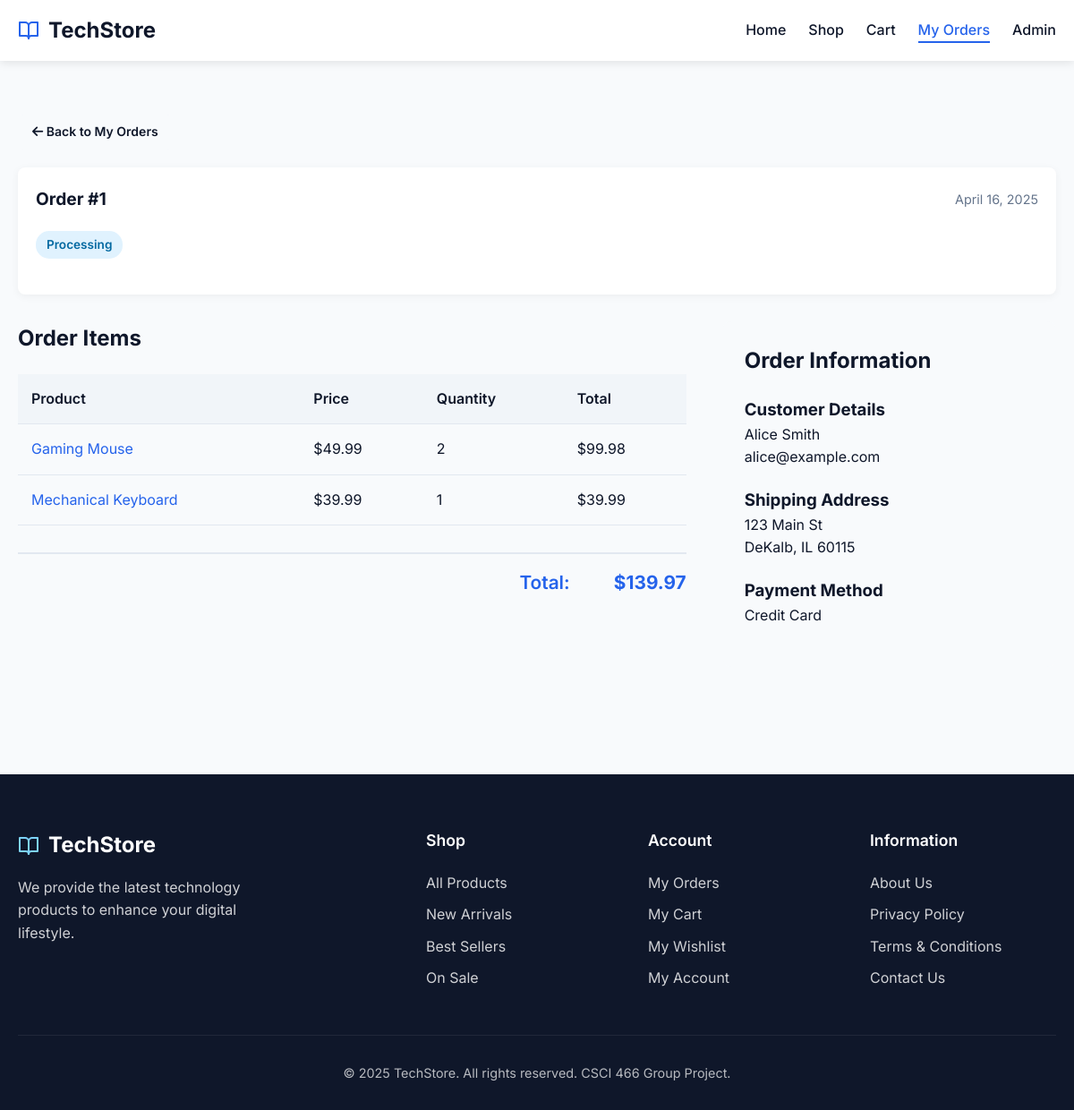
Screenshot of /website/order_detail.php?id=1 with the database file from the repository.
### tables this page shows
CREATE TABLE `Order` (
    order_id INT AUTO_INCREMENT PRIMARY KEY,
    customer_id INT NOT NULL,
    order_date DATETIME DEFAULT CURRENT_TIMESTAMP,
    status ENUM('Processing', 'Shipped', 'Delivered') DEFAULT 'Processing',
    total_amount DECIMAL(10,2) NOT NULL,
    FOREIGN KEY (customer_id) REFERENCES Customer(customer_id)
);

CREATE TABLE OrderItem (
    order_item_id INT AUTO_INCREMENT PRIMARY KEY,
    order_id INT NOT NULL,
    product_id INT NOT NULL,
    quantity INT NOT NULL,
    price_at_order_time DECIMAL(10,2) NOT NULL,
    FOREIGN KEY (order_id) REFERENCES `Order`(order_id),
    FOREIGN KEY (product_id) REFERENCES Product(product_id)
);

CREATE TABLE Product (
    product_id INT AUTO_INCREMENT PRIMARY KEY,
    name VARCHAR(100) NOT NULL,
    description TEXT,
    price DECIMAL(10,2) NOT NULL,
    quantity_in_stock INT NOT NULL
);

CREATE TABLE Customer (
    customer_id INT AUTO_INCREMENT PRIMARY KEY,
    first_name VARCHAR(50) NOT NULL,
    last_name VARCHAR(50) NOT NULL,
    email VARCHAR(100) UNIQUE NOT NULL,
    phone_number VARCHAR(20)
);

CREATE TABLE Address (
    address_id INT AUTO_INCREMENT PRIMARY KEY,
    customer_id INT NOT NULL,
    type ENUM('shipping', 'billing') NOT NULL,
    street VARCHAR(100) NOT NULL,
    city VARCHAR(50) NOT NULL,
    state VARCHAR(50) NOT NULL,
    zip VARCHAR(10) NOT NULL,
    FOREIGN KEY (customer_id) REFERENCES Customer(customer_id)
);

### website/order_detail.php (the view, shortened to what this page needs)
<?php
require 'db_config.php';
$order_id = (int)$_GET['id'];
$customer_id = $_SESSION['customer_id'] ?? 1;
$stmt = $pdo->prepare("
  SELECT o.order_id, o.order_date, o.status, o.total_amount,
         c.first_name, c.last_name, c.email
    FROM `Order` o
    JOIN Customer c ON o.customer_id = c.customer_id
   WHERE o.order_id = ? AND o.customer_id = ?
");
$stmt->execute([$order_id, $customer_id]);
$order = $stmt->fetch(PDO::FETCH_ASSOC);
$stmt = $pdo->prepare("
  SELECT oi.quantity, oi.price_at_order_time,
         p.name, p.product_id
    FROM OrderItem oi
    JOIN Product p ON oi.product_id = p.product_id
   WHERE oi.order_id = ?
");
$stmt->execute([$order_id]);
$items = $stmt->fetchAll();
$stmt = $pdo->prepare("
  SELECT street, city, state, zip
    FROM Address
   WHERE customer_id = ? AND type = 'shipping'
   LIMIT 1
");
$stmt->execute([$customer_id]);
$shipping = $stmt->fetch();
?>
<!DOCTYPE html>
<html lang="en">
<head>
  <link rel="stylesheet" href="style.css">
  <link rel="stylesheet" href="https://cdnjs.cloudflare.com/ajax/libs/font-awesome/6.4.0/css/all.min.css">
</head>
<body>
  <header>
    <div class="container">
      <div class="header-content">
        <a href="index.php" class="logo">
          <svg xmlns="http://www.w3.org/2000/svg" width="24" height="24" viewBox="0 0 24 24" fill="none" stroke="currentColor" stroke-width="2" stroke-linecap="round" stroke-linejoin="round">
            <path d="M2 3h6a4 4 0 0 1 4 4v14a3 3 0 0 0-3-3H2z"></path>
            <path d="M22 3h-6a4 4 0 0 0-4 4v14a3 3 0 0 1 3-3h7z"></path>
          </svg>
          TechStore
        </a>
        <nav>
          <ul id="navMenu">
            <li><a href="index.php">Home</a></li>
            <li><a href="product_list.php">Shop</a></li>
            <li><a href="cart.php">Cart</a></li>
            <li><a href="user_orders.php" class="active">My Orders</a></li>
            <li><a href="admin_orders.php">Admin</a></li>
          </ul>
        </nav>
      </div>
    </div>
  </header>
  <div class="section">
    <div class="container">
      <div style="margin-bottom: 20px;">
        <a href="user_orders.php" class="btn btn-secondary btn-sm">
          <i class="fas fa-arrow-left"></i> Back to My Orders
        </a>
      </div>
      <div class="order-item" style="margin-bottom: 30px;">
        <div class="order-header">
          <div class="order-id">Order #<?= htmlspecialchars($order['order_id']) ?></div>
          <div class="order-date"><?= date('F j, Y', strtotime($order['order_date'])) ?></div>
        </div>
        <?php
          $status_class = '';
          switch ($order['status']) {
            case 'Processing':
              $status_class = 'status-processing';
              break;
          }
        ?>
        <div style="margin: 20px 0;">
          <span class="order-status <?= $status_class ?>">
            <?= htmlspecialchars($order['status']) ?>
          </span>
        </div>
      </div>
      <div class="checkout-grid">
        <div>
          <h2>Order Items</h2>
          <table class="cart-table" style="margin-top: 20px;">
            <thead>
              <tr>
                <th>Product</th>
                <th>Price</th>
                <th>Quantity</th>
                <th>Total</th>
              </tr>
            </thead>
            <tbody>
              <?php foreach ($items as $item):
                $subtotal = $item['price_at_order_time'] * $item['quantity'];
              ?>
                <tr>
                  <td data-label="Product">
                    <a href="product_detail.php?id=<?= $item['product_id'] ?>">
                      <?= htmlspecialchars($item['name']) ?>
                    </a>
                  </td>
                  <td data-label="Price">$<?= number_format($item['price_at_order_time'], 2) ?></td>
                  <td data-label="Quantity"><?= $item['quantity'] ?></td>
                  <td data-label="Total">$<?= number_format($subtotal, 2) ?></td>
                </tr>
              <?php endforeach; ?>
            </tbody>
          </table>
          <div class="cart-total" style="margin-top: 20px;">
            <div class="cart-total-row grand-total">
              <div class="cart-total-label">Total:</div>
              <div class="cart-total-value">$<?= number_format($order['total_amount'], 2) ?></div>
            </div>
          </div>
        </div>
        <div>
          <div class="checkout-summary">
            <h2>Order Information</h2>
            <div style="margin: 20px 0;">
              <h3>Customer Details</h3>
              <p>
                <?= htmlspecialchars($order['first_name'] . ' ' . $order['last_name']) ?><br>
                <?= htmlspecialchars($order['email']) ?>
              </p>
            </div>
            <?php if ($shipping): ?>
              <div style="margin: 20px 0;">
                <h3>Shipping Address</h3>
                <p>
                  <?= htmlspecialchars($shipping['street']) ?><br>
                  <?= htmlspecialchars($shipping['city']) ?>, <?= htmlspecialchars($shipping['state']) ?> <?= htmlspecialchars($shipping['zip']) ?>
                </p>
              </div>
            <?php endif; ?>
            <div style="margin: 20px 0;">
              <h3>Payment Method</h3>
              <p>Credit Card</p>
            </div>
          </div>
        </div>
      </div>
    </div>
  </div>
  <footer>
    <div class="container">
      <div class="footer-grid">
        <div>
          <div class="footer-logo">
            <svg xmlns="http://www.w3.org/2000/svg" width="24" height="24" viewBox="0 0 24 24" fill="none" stroke="currentColor" stroke-width="2" stroke-linecap="round" stroke-linejoin="round">
              <path d="M2 3h6a4 4 0 0 1 4 4v14a3 3 0 0 0-3-3H2z"></path>
              <path d="M22 3h-6a4 4 0 0 0-4 4v14a3 3 0 0 1 3-3h7z"></path>
            </svg>
            TechStore
          </div>
          <p class="footer-about">We provide the latest technology products to enhance your digital lifestyle.</p>
        </div>
        <div>
          <h3 class="footer-title">Shop</h3>
          <ul class="footer-links">
            <li><a href="product_list.php">All Products</a></li>
            <li><a href="#">New Arrivals</a></li>
            <li><a href="#">Best Sellers</a></li>
            <li><a href="#">On Sale</a></li>
          </ul>
        </div>
        <div>
          <h3 class="footer-title">Account</h3>
          <ul class="footer-links">
            <li><a href="user_orders.php">My Orders</a></li>
            <li><a href="cart.php">My Cart</a></li>
            <li><a href="#">My Wishlist</a></li>
            <li><a href="#">My Account</a></li>
          </ul>
        </div>
        <div>
          <h3 class="footer-title">Information</h3>
          <ul class="footer-links">
            <li><a href="#">About Us</a></li>
            <li><a href="#">Privacy Policy</a></li>
            <li><a href="#">Terms & Conditions</a></li>
            <li><a href="#">Contact Us</a></li>
          </ul>
        </div>
      </div>
      <div class="copyright">
        &copy; 2025 TechStore. All rights reserved. CSCI 466 Group Project.
      </div>
    </div>
  </footer>
</body>
</html>

### website/style.css (style rules this page uses)
:root { --primary: #2563eb; --primary-dark: #1d4ed8; --secondary: #7dd3fc; --accent: #f97316; --dark: #0f172a; --light: #f8fafc; --gray: #64748b; --light-gray: #e2e8f0; --danger: #ef4444; --success: #22c55e; --warning: #f59e0b; }
* { margin: 0; padding: 0; box-sizing: border-box; }
body { font-family: 'Inter', -apple-system, BlinkMacSystemFont, sans-serif; line-height: 1.6; color: var(--dark); background-color: var(--light); }
a { color: var(--primary); text-decoration: none; transition: color 0.2s; }
.container { width: 100%; max-width: 1200px; margin: 0 auto; padding: 0 20px; }
header { background-color: white; box-shadow: 0 2px 10px rgba(0, 0, 0, 0.1); position: sticky; top: 0; z-index: 100; }
.header-content { display: flex; justify-content: space-between; align-items: center; padding: 15px 0; }
.logo { font-size: 1.5rem; font-weight: 700; color: var(--dark); display: flex; align-items: center; }
.logo svg { margin-right: 10px; color: var(--primary); }
nav ul { display: flex; list-style: none; gap: 25px; }
nav li a { color: var(--dark); font-weight: 500; position: relative; }
nav li a.active { color: var(--primary); }
nav li a.active::after { content: ''; position: absolute; bottom: -5px; left: 0; width: 100%; height: 2px; background-color: var(--primary); }
.btn { display: inline-block; padding: 12px 24px; background-color: var(--accent); color: white; font-weight: 600; border-radius: 6px; transition: all 0.2s; border: none; cursor: pointer; text-align: center; }
.btn-secondary { background-color: var(--light); color: var(--dark); }
.btn-sm { padding: 8px 16px; font-size: 0.875rem; }
.section { padding: 60px 0; }
.cart-table { width: 100%; border-collapse: collapse; margin-bottom: 30px; }
.cart-table th { text-align: left; padding: 15px; background-color: #f1f5f9; border-bottom: 1px solid var(--light-gray); font-weight: 600; }
.cart-table td { padding: 15px; border-bottom: 1px solid var(--light-gray); }
.cart-total { margin-top: 30px; text-align: right; }
.cart-total-row { display: flex; justify-content: flex-end; gap: 30px; margin-bottom: 10px; }
.cart-total-label { font-weight: 600; }
.cart-total-value { font-weight: 700; min-width: 100px; }
.grand-total { font-size: 1.3rem; color: var(--primary); margin-top: 20px; padding-top: 15px; border-top: 2px solid var(--light-gray); }
.checkout-grid { display: grid; grid-template-columns: 2fr 1fr; gap: 40px; }
.checkout-summary { background-color: #f8fafc; border-radius: 10px; padding: 25px; position: sticky; top: 100px; }
.order-item { background-color: white; border-radius: 8px; padding: 20px; margin-bottom: 20px; box-shadow: 0 2px 10px rgba(0, 0, 0, 0.05); }
.order-header { display: flex; justify-content: space-between; align-items: center; margin-bottom: 15px; }
.order-id { font-size: 1.2rem; font-weight: 700; }
.order-date { color: var(--gray); font-size: 0.9rem; }
.order-status { display: inline-block; padding: 5px 12px; border-radius: 15px; font-size: 0.85rem; font-weight: 600; }
.status-processing { background-color: #e0f2fe; color: #0369a1; }
footer { background-color: var(--dark); color: white; padding: 60px 0 30px; margin-top: 60px; }
.footer-grid { display: grid; grid-template-columns: 2fr 1fr 1fr 1fr; gap: 40px; margin-bottom: 40px; }
.footer-logo { color: white; font-size: 1.5rem; font-weight: 700; margin-bottom: 15px; display: flex; align-items: center; }
.footer-logo svg { margin-right: 10px; color: var(--secondary); }
.footer-about { margin-bottom: 20px; opacity: 0.8; max-width: 300px; }
.footer-title { font-weight: 600; margin-bottom: 20px; font-size: 1.1rem; }
.footer-links { list-style: none; }
.footer-links li { margin-bottom: 10px; }
.footer-links a { color: white; opacity: 0.8; transition: opacity 0.2s; }
.copyright { text-align: center; padding-top: 30px; border-top: 1px solid rgba(255, 255, 255, 0.1); font-size: 0.9rem; opacity: 0.7; }

### rows the page displays
order: order_id "1", order_date "April 16, 2025", status "Processing", total_amount "139.97", customer.last_name "Alice Smith", customer.email "alice@example.com"
orderitem: product.name "Gaming Mouse", price_at_order_time "49.99", quantity "2", subtotal "99.98"
orderitem: product.name "Mechanical Keyboard", price_at_order_time "39.99", quantity "1"
address: street "123 Main St", city "DeKalb", state "IL", zip "60115"
